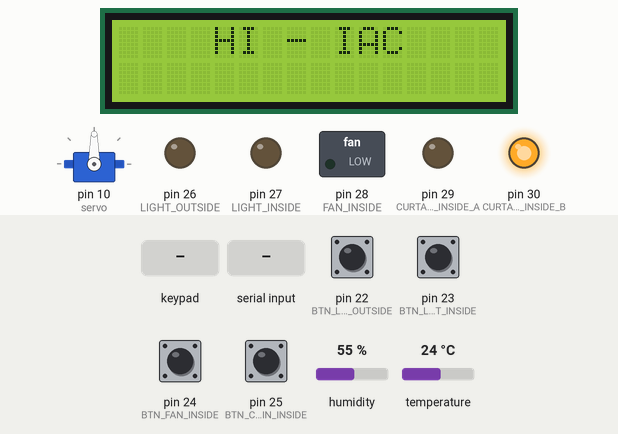
A sketch run on a simulated Arduino Mega 2560, built with avr-gcc and run on an emulated ATmega2560. Parts: 16×2 character LCD, servo, switched loads named in the sketch (green lamp = pin HIGH), output pins drawn as LEDs (lit = HIGH). The inputs (shaded band) are chosen by the test bench; at power-on: pin 22 (BTN_LIGHT_OUTSIDE), pin 23 (BTN_LIGHT_INSIDE), pin 24 (BTN_FAN_INSIDE), pin 25 (BTN_CURTAIN_INSIDE) LOW, humidity 55 %, temperature 24 °C. What the sketch prints to the serial monitor is not drawn.

Above: at 1.2 s.
1.3 s: keypad keys 5 5 2 2 A pressed 0.4 s apart
At 3.9 s:
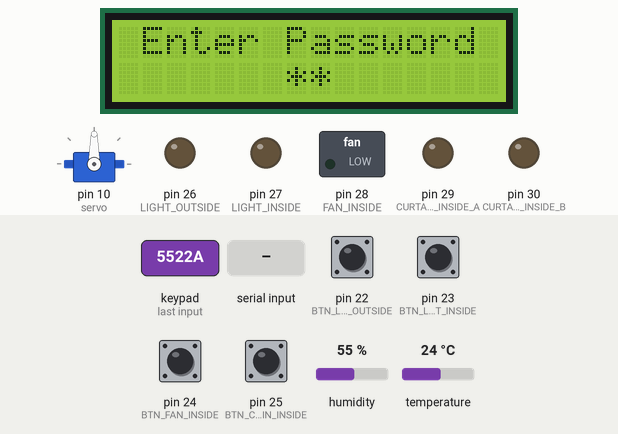
4.8 s: key 'F' pressed
At 7.7 s:
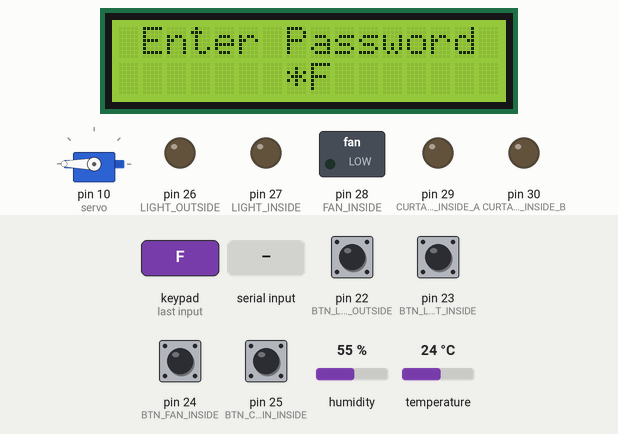
9.3 s: keypad keys 5 5 2 2 D pressed 0.4 s apart
At 13.2 s:
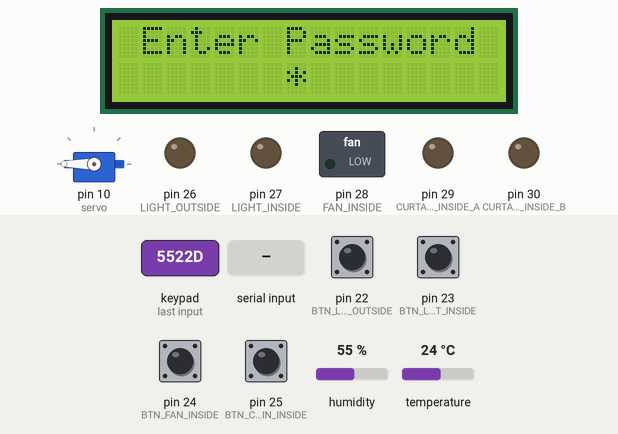
13.4 s: pin 22 (BTN_LIGHT_OUTSIDE) pulled HIGH for 0.15 s
At 13.9 s:
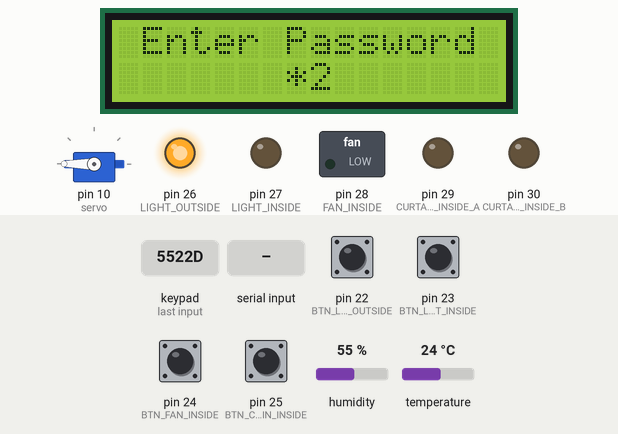
14.1 s: "inside_light_on" received over the second serial link
At 17.4 s:
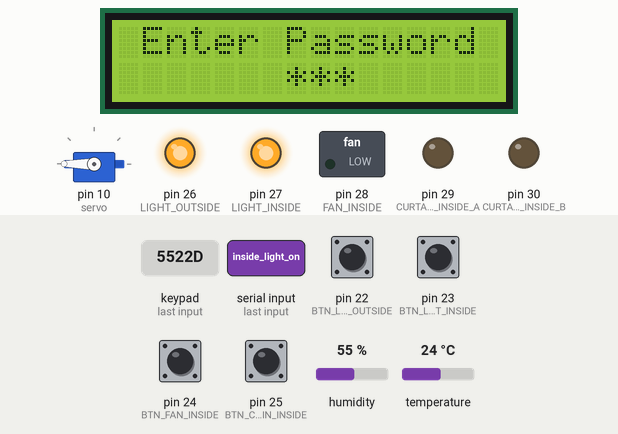
18.1 s: pin 24 (BTN_FAN_INSIDE) pulled HIGH for 0.15 s
At 18.7 s:
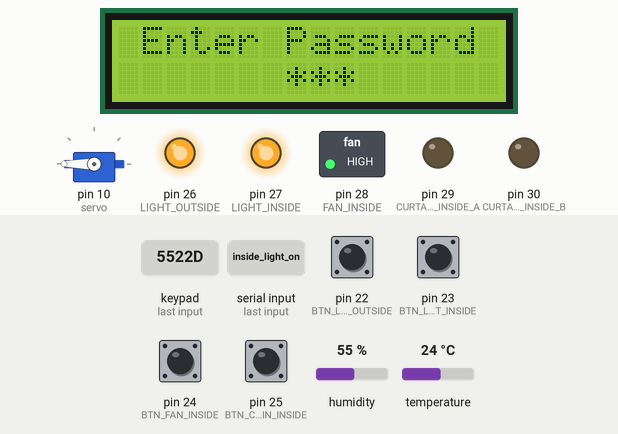
Timing chart, 0 to 20.7 s (numbered marks = the images above; inputs shaded):
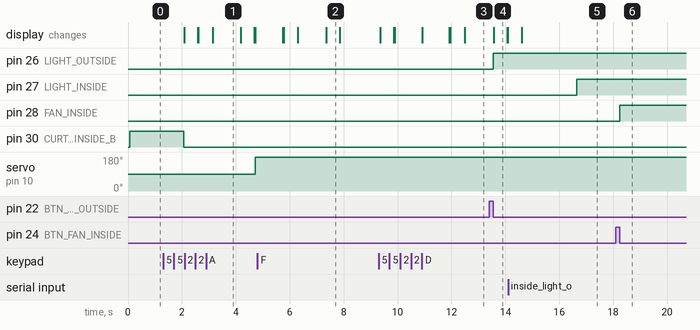

Measured:
- after the input at 1.3 s, servo on pin 10 (servo): 90° → 180° after 3.4 s; the display: first changes after 0.79 s (image 1 shows a later state)
- after the input at 4.8 s, the display: first differs from a run without the input after 2.5 s (image 2)
- after the input at 9.3 s, the display: first changes after 0.06 s (image 3 shows a later state)
- after the input at 13.4 s, pin 26 (LIGHT_OUTSIDE): LOW → HIGH after 0.15 s
- after the input at 14.1 s, pin 27 (LIGHT_INSIDE): LOW → HIGH after 2.5 s
- after the input at 18.1 s, pin 28 (FAN_INSIDE): LOW → HIGH after 0.15 s
- what the display in image 1 shows lasts 1.1 s, from 3.1 s to 4.2 s

The sketch:

MEGA.ino
```cpp
#include <DHT11.h>

#include <Keypad.h>
#include <Servo.h>
#include <Wire.h>
#include <LiquidCrystal_I2C.h>

LiquidCrystal_I2C lcd(0x27, 16, 2);
Servo myservo;

#define BTN_LIGHT_OUTSIDE 22
#define BTN_LIGHT_INSIDE 23
#define BTN_FAN_INSIDE 24
#define BTN_CURTAIN_INSIDE 25

#define LIGHT_OUTSIDE 26
#define LIGHT_INSIDE 27
#define FAN_INSIDE 28
#define CURTAIN_INSIDE_A 29
#define CURTAIN_INSIDE_B 30

#define TEMP 11
#define servo 10

DHT11 dht11(TEMP);

const byte ROWS = 4;
const byte COLS = 4;
char MatrixKey[ROWS][COLS] =
{
  {'7','8','9','F'},
  {'4','5','6','E'},
  {'1','2','3','D'},
  {'A','0','B','C'}
};
byte rowPins[ROWS] = {2,3,4,5}; // R1,R2,R3,R4
byte colPins[COLS] = {6,7,8,9}; // C1,C2,C3,C4

Keypad Mykeys = Keypad( makeKeymap(MatrixKey), rowPins, colPins, ROWS, COLS);

//
char password[5];
char On_equip[]="5522";
char Off_equip[]="2211";

int i,on;

int STATE_LIGHT_OUTSIDE = 0;
int STATE_LIGHT_INSIDE = 0;
int STATE_FAN_INSIDE = 0;
int STATE_CURTAIN_INSIDE = 0;
int STATE_COUNT_CURTAIN_INSIDE = 0;
String STATE_WARMING_DOOR = "NO-WARMING";
String STATE_CLOSE_DOOR = "CLOSE";
unsigned long previousMillis = 0;
int STATE_TEMPERATURE = 0;
int STATE_HUMIDITY = 0;
const unsigned long interval = 3000; // Thời gian delay 1000 milliseconds (1 giây)

void setup(){
  Serial.begin(9600);
  Serial3.begin(9600);
  pinMode(BTN_LIGHT_OUTSIDE,INPUT);
  pinMode(BTN_LIGHT_INSIDE,INPUT);
  pinMode(BTN_FAN_INSIDE,INPUT);
  pinMode(BTN_CURTAIN_INSIDE,INPUT);

  pinMode(LIGHT_OUTSIDE,OUTPUT);
  pinMode(LIGHT_INSIDE,OUTPUT);
  pinMode(FAN_INSIDE,OUTPUT);
  pinMode(CURTAIN_INSIDE_A,OUTPUT);
  pinMode(CURTAIN_INSIDE_B,OUTPUT);

  lcd.init();
  lcd.backlight();

  myservo.attach(servo);
  myservo.write (90);
  Serial.println("mega");
  lcd.setCursor(4,0);
  lcd.print("HI - IAC");
}
void loop(){
  check_data_recv();
  checkPass();
  readTemp();
  check_btn();
  output_device();
  send_data();
}
void readTemp(){
  unsigned long currentMillis = millis();
  if (currentMillis - previousMillis >= interval) {
    previousMillis = currentMillis;
    float humidity = dht11.readHumidity();
    float temperature = dht11.readTemperature();
    if (temperature != -1 && humidity != -1)
    {
        Serial.print("Temperature: ");
        Serial.print(temperature);
        Serial.println(" C");
        Serial.print("Humidity: ");
        Serial.print(humidity);
        Serial.println(" %");
        STATE_TEMPERATURE = (int)temperature;
        STATE_HUMIDITY = (int)humidity;
    }
    else
    {
        Serial.println("Error reading data");
    }
  }
}
void checkPass(){
  char EnterKey = Mykeys.getKey();
  if(EnterKey){
    if(i == 0){
      lcd.setCursor(1,0);
      lcd.print("Enter Password");
    }
    if(EnterKey){
      password[i]=EnterKey;
      i++;
      on++;
      Serial.println(password);
      if (i == 0) {
        password[0] = EnterKey;
        lcd.setCursor(6, 1);
        lcd.print(password[0]);
        delay(500);
        lcd.setCursor(6, 1);
        lcd.print("*");
      }
      if (i == 1) {
        password[1] = EnterKey;
        lcd.setCursor(7, 1);
        lcd.print(password[1]);
        delay(500);
        lcd.setCursor(7, 1);
        lcd.print("*");
      }
      if (i == 2) {
        password[2] = EnterKey;
        lcd.setCursor(8, 1);
        lcd.print(password[2]);
        delay(500);
        lcd.setCursor(8, 1);
        lcd.print("*");
      }
      if (i == 3) {
        password[3] = EnterKey;
        lcd.setCursor(9, 1);
        lcd.print(password[3]);
        delay(500);
        lcd.setCursor(9, 1);
        lcd.print("*");
      }
    }
    if(on==4){
      if(!strcmp(password,On_equip)){
        lcd.clear();
        lcd.print("    Correct!");
        myservo.write(180);
        delay(1000);
        lcd.clear();
        lcd.print("      Opened!");
        i=0;
        Serial.println(" Dung mat khau mo cua!");
        STATE_WARMING_DOOR = "WARMING";
        STATE_CLOSE_DOOR = "OPEN";
      }
      if(!strcmp(password,Off_equip)){
        lcd.clear();
        myservo.write(120); // Đóng cửa
        lcd.print("     Closed!");
        delay(2000);
        lcd.clear();
        lcd.print(" Enter Password");
        i=0;
        STATE_WARMING_DOOR = "NO-WARMING";
        STATE_CLOSE_DOOR = "CLOSE";
      }
      if(strcmp(password,On_equip)){
        if(strcmp(password,Off_equip)){
          lcd.clear();
          lcd.print("   Incorrect!");
          delay(1000);
          lcd.clear();
          lcd.print("   Try Again!");
          delay(1000);
          lcd.clear();
          lcd.print(" Enter Password");
          i = 0;
          Serial.println(" Sai mat khau nhap lai.............");
          STATE_WARMING_DOOR = "STRANGER";
          STATE_CLOSE_DOOR = "CLOSE";
        }
      }
      on=0;
    }
  }
}
void check_data_recv(){
  if(Serial3.available()){
    String data = Serial3.readString();
    if(data == "outside_light_on"){
      STATE_LIGHT_OUTSIDE = 1;
    }
    if(data == "outside_light_off"){
      STATE_LIGHT_OUTSIDE = 0;
    }
    if(data == "inside_light_on"){
      STATE_LIGHT_INSIDE = 1;
    }
    if(data == "inside_light_off"){
      STATE_LIGHT_INSIDE = 0;
    }
    if(data == "inside_fan_on"){
      STATE_FAN_INSIDE = 1;
    }
    if(data == "inside_fan_off"){
      STATE_FAN_INSIDE = 0;
    }
    if(data == "inside_curtain_on"){
      STATE_CURTAIN_INSIDE = 1;
    }
    if(data == "inside_curtain_off"){
      STATE_CURTAIN_INSIDE = 0;
    }
  }
}
void send_data(){
  unsigned long currentMillis = millis();
  if (currentMillis - previousMillis >= interval) {
    previousMillis = currentMillis;
    // String data = "{\"outside\":{\"light\":"+(String)STATE_LIGHT_OUTSIDE+",\"temperature\":"+String(STATE_TEMPERATURE)+",\"humidity\":"+String(STATE_HUMIDITY)+",\"door\":{\"warming\":\""+STATE_WARMING_DOOR+"\",\"state\":\""+STATE_CLOSE_DOOR+"\"}},\"inside\":{\"light\":"+(String)STATE_LIGHT_INSIDE+",\"fan\":"+(String)STATE_FAN_INSIDE+",\"curtain\":"+(String)STATE_CURTAIN_INSIDE+"}}";
    Serial3.print("{\"outside\":{\"light\":"+(String)STATE_LIGHT_OUTSIDE+",\"temperature\":"+String(STATE_TEMPERATURE)+",\"humidity\":"+String(STATE_HUMIDITY)+",\"door\":{\"warming\":\""+STATE_WARMING_DOOR+"\",\"state\":\""+STATE_CLOSE_DOOR+"\"}},\"inside\":{\"light\":"+(String)STATE_LIGHT_INSIDE+",\"fan\":"+(String)STATE_FAN_INSIDE+",\"curtain\":"+(String)STATE_CURTAIN_INSIDE+"}}");
  }
}
void check_btn(){
  if(digitalRead(BTN_LIGHT_OUTSIDE) == 1){
    delay(20);
    if(digitalRead(BTN_LIGHT_OUTSIDE) == 1){
      if(STATE_LIGHT_OUTSIDE == 0){
        STATE_LIGHT_OUTSIDE = 1;
      }
      else{
        STATE_LIGHT_OUTSIDE = 0;
      }
      while(digitalRead(BTN_LIGHT_OUTSIDE) == 1);
    }
  }
  if(digitalRead(BTN_LIGHT_INSIDE) == 1){
    delay(20);
    if(digitalRead(BTN_LIGHT_INSIDE) == 1){
      if(STATE_LIGHT_INSIDE == 0){
        STATE_LIGHT_INSIDE = 1;
      }
      else{
        STATE_LIGHT_INSIDE = 0;
      }
      while(digitalRead(BTN_LIGHT_INSIDE) == 1);
    }
  }
  if(digitalRead(BTN_FAN_INSIDE) == 1){
    delay(20);
    if(digitalRead(BTN_FAN_INSIDE) == 1){
      if(STATE_FAN_INSIDE == 0){
        STATE_FAN_INSIDE = 1;
      }
      else{
        STATE_FAN_INSIDE = 0;
      }
      while(digitalRead(BTN_FAN_INSIDE) == 1);
    }
  }
  if(digitalRead(BTN_CURTAIN_INSIDE) == 1){
    delay(20);
    if(digitalRead(BTN_CURTAIN_INSIDE) == 1){
      if(STATE_CURTAIN_INSIDE == 0){
        STATE_CURTAIN_INSIDE = 1;
        STATE_COUNT_CURTAIN_INSIDE = 0;
      }
      else{
        STATE_CURTAIN_INSIDE = 0;
        STATE_COUNT_CURTAIN_INSIDE = 0;
      }
      while(digitalRead(BTN_CURTAIN_INSIDE) == 1);
    }
  }
}
void output_device(){
  digitalWrite(LIGHT_OUTSIDE,STATE_LIGHT_OUTSIDE);
  digitalWrite(LIGHT_INSIDE,STATE_LIGHT_INSIDE);
  digitalWrite(FAN_INSIDE,STATE_FAN_INSIDE);
  if(STATE_CURTAIN_INSIDE == 1){
    if(STATE_COUNT_CURTAIN_INSIDE == 0){
      digitalWrite(CURTAIN_INSIDE_A,1);
      digitalWrite(CURTAIN_INSIDE_B,0);
      delay(2000);
      digitalWrite(CURTAIN_INSIDE_A,0);
      digitalWrite(CURTAIN_INSIDE_B,0);
      STATE_COUNT_CURTAIN_INSIDE++;
    }
  }
  else{
    if(STATE_COUNT_CURTAIN_INSIDE == 0){
      digitalWrite(CURTAIN_INSIDE_A,0);
      digitalWrite(CURTAIN_INSIDE_B,1);
      delay(2000);
      digitalWrite(CURTAIN_INSIDE_A,0);
      digitalWrite(CURTAIN_INSIDE_B,0);
      STATE_COUNT_CURTAIN_INSIDE++;
    }
  }
}
```
